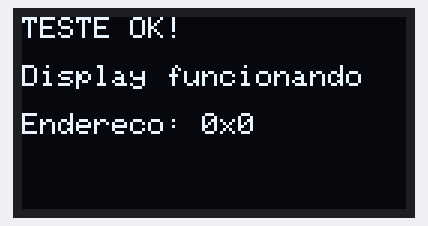
The sketch below on a simulated Arduino Uno, built with avr-gcc and run on an emulated ATmega328P. Parts: 128×64 one-colour display. What the sketch prints to the serial monitor is not drawn.

Above: at 4.0 s.
At 23.1 s:
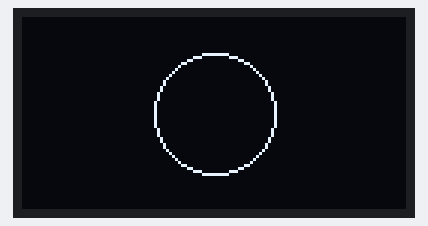
At 35.4 s:
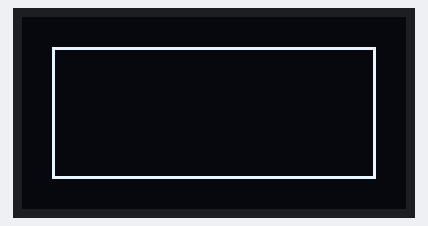

Measured:
- what the display in image 0 shows lasts 2.0 s, from 4.0 s to 6.0 s
- what the display in image 1 shows lasts 4.0 s, from 23.0 s to 27.0 s
- what the display in image 2 shows lasts 1.0 s, from 35.4 s to 36.4 s

The sketch:

test_display.ino
```cpp
#include <Wire.h>
#include <Adafruit_GFX.h>
#include <Adafruit_SSD1306.h>

// Configurações do display
#define SCREEN_WIDTH 128
#define SCREEN_HEIGHT 64
#define OLED_RESET -1

// Testará múltiplos endereços
uint8_t possibleAddresses[] = {0x3C, 0x3D, 0x78, 0x7A};
int numAddresses = 4;

Adafruit_SSD1306 display(SCREEN_WIDTH, SCREEN_HEIGHT, &Wire, OLED_RESET);

void setup() {
  Serial.begin(9600);
  while (!Serial) delay(10); // Aguarda Serial estar pronto

  Serial.println(F("=== TESTE DIAGNÓSTICO DISPLAY SSD1306 ==="));
  Serial.println(F("Versão da biblioteca Adafruit_SSD1306: Verificando..."));
  Serial.println();

  // Inicializar I2C
  Wire.begin();
  Serial.println(F("I2C inicializado"));

  // Testar diferentes velocidades I2C
  uint32_t speeds[] = {100000, 400000, 50000};
  int numSpeeds = 3;

  for (int s = 0; s < numSpeeds; s++) {
    Wire.setClock(speeds[s]);
    Serial.print(F("Testando velocidade I2C: "));
    Serial.print(speeds[s]);
    Serial.println(F(" Hz"));

    // Scanner I2C detalhado
    scanI2CDetailed();

    // Testar cada endereço possível
    for (int i = 0; i < numAddresses; i++) {
      testDisplayAddress(possibleAddresses[i]);
    }

    Serial.println(F("----------------------------------------"));
  }

  Serial.println(F("=== TESTE CONCLUÍDO ==="));
  Serial.println(F("Envie os logs completos para análise!"));
}

void loop() {
  // Scanner contínuo a cada 5 segundos
  static unsigned long lastScan = 0;
  if (millis() - lastScan > 5000) {
    lastScan = millis();
    Serial.println(F("--- Scanner contínuo ---"));
    scanI2CDetailed();
    Serial.println();
  }
}

void scanI2CDetailed() {
  Serial.println(F("Iniciando scanner I2C detalhado..."));
  byte error, address;
  int nDevices = 0;

  for (address = 1; address < 127; address++) {
    Wire.beginTransmission(address);
    error = Wire.endTransmission();

    if (error == 0) {
      Serial.print(F("✓ Dispositivo encontrado no endereço 0x"));
      if (address < 16) Serial.print("0");
      Serial.print(address, HEX);
      Serial.print(F(" (decimal: "));
      Serial.print(address);
      Serial.print(F(", binário: "));
      Serial.print(address, BIN);
      Serial.println(F(")"));
      nDevices++;

      // Identificar possível tipo de dispositivo
      identifyDevice(address);

    } else if (error == 4) {
      Serial.print(F("⚠ Erro desconhecido no endereço 0x"));
      if (address < 16) Serial.print("0");
      Serial.print(address, HEX);
      Serial.println(F(" - dispositivo pode estar presente mas com problemas"));
    }

    // Pequeno delay para estabilidade
    delay(1);
  }

  Serial.print(F("Total de dispositivos I2C encontrados: "));
  Serial.println(nDevices);

  if (nDevices == 0) {
    Serial.println(F("❌ NENHUM dispositivo I2C detectado!"));
    Serial.println(F("Possíveis problemas:"));
    Serial.println(F("- Cabos SDA/SCL desconectados ou invertidos"));
    Serial.println(F("- Alimentação (VCC/GND) com problema"));
    Serial.println(F("- Resistores pull-up ausentes (alguns displays precisam)"));
    Serial.println(F("- Display defeituoso"));
  }
  Serial.println();
}

void identifyDevice(byte address) {
  Serial.print(F("  → Possível dispositivo: "));
  switch (address) {
    case 0x3C:
    case 0x3D:
      Serial.println(F("SSD1306 OLED Display (128x64 ou 128x32)"));
      break;
    case 0x68:
    case 0x69:
      Serial.println(F("MPU6050 Acelerômetro/Giroscópio"));
      break;
    case 0x48:
    case 0x49:
    case 0x4A:
    case 0x4B:
      Serial.println(F("ADS1115 ADC ou sensor de temperatura"));
      break;
    case 0x50:
    case 0x51:
    case 0x52:
    case 0x53:
    case 0x54:
    case 0x55:
    case 0x56:
    case 0x57:
      Serial.println(F("EEPROM 24C32/24C64"));
      break;
    case 0x76:
    case 0x77:
      Serial.println(F("BMP280/BME280 Sensor de pressão"));
      break;
    default:
      Serial.println(F("Dispositivo desconhecido"));
      break;
  }
}

void testDisplayAddress(uint8_t addr) {
  Serial.print(F("🔍 Testando SSD1306 no endereço 0x"));
  if (addr < 16) Serial.print("0");
  Serial.print(addr, HEX);
  Serial.print(F("... "));

  // Tentar inicializar display
  bool success = display.begin(SSD1306_SWITCHCAPVCC, addr);

  if (success) {
    Serial.println(F("✅ SUCESSO!"));
    Serial.println(F("Display inicializado com sucesso!"));

    // Testar funcionalidades básicas
    testDisplayFunctions();

  } else {
    Serial.println(F("❌ FALHOU"));
    Serial.println(F("  Motivos possíveis:"));
    Serial.println(F("  - Endereço incorreto"));
    Serial.println(F("  - Display não é SSD1306"));
    Serial.println(F("  - Problema de comunicação I2C"));
    Serial.println(F("  - Display defeituoso"));
  }
  Serial.println();
}

void testDisplayFunctions() {
  Serial.println(F("Testando funções do display:"));

  // Teste 1: Limpar display
  Serial.print(F("  - Limpando display... "));
  display.clearDisplay();
  display.display();
  Serial.println(F("OK"));
  delay(500);

  // Teste 2: Pixel único
  Serial.print(F("  - Desenhando pixel... "));
  display.drawPixel(64, 32, SSD1306_WHITE);
  display.display();
  Serial.println(F("OK"));
  delay(500);

  // Teste 3: Texto simples
  Serial.print(F("  - Escrevendo texto... "));
  display.clearDisplay();
  display.setTextSize(1);
  display.setTextColor(SSD1306_WHITE);
  display.setCursor(0, 0);
  display.println(F("TESTE OK!"));
  display.setCursor(0, 16);
  display.println(F("Display funcionando"));
  display.setCursor(0, 32);
  display.print(F("Endereco: 0x"));
  display.println(display.getRotation(), HEX); // Workaround para mostrar algo
  display.display();
  Serial.println(F("OK"));
  delay(2000);

  // Teste 4: Retângulo
  Serial.print(F("  - Desenhando retângulo... "));
  display.clearDisplay();
  display.drawRect(10, 10, 108, 44, SSD1306_WHITE);
  display.display();
  Serial.println(F("OK"));
  delay(1000);

  // Teste 5: Círculo
  Serial.print(F("  - Desenhando círculo... "));
  display.clearDisplay();
  display.drawCircle(64, 32, 20, SSD1306_WHITE);
  display.display();
  Serial.println(F("OK"));
  delay(1000);

  Serial.println(F("✅ Todos os testes do display passaram!"));
  Serial.println(F("🎉 Display está funcionando perfeitamente!"));
}
```
